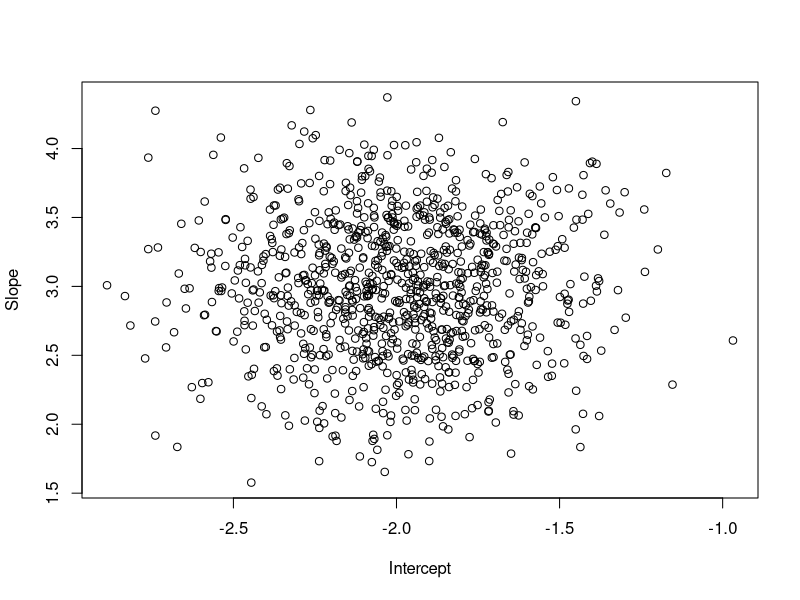
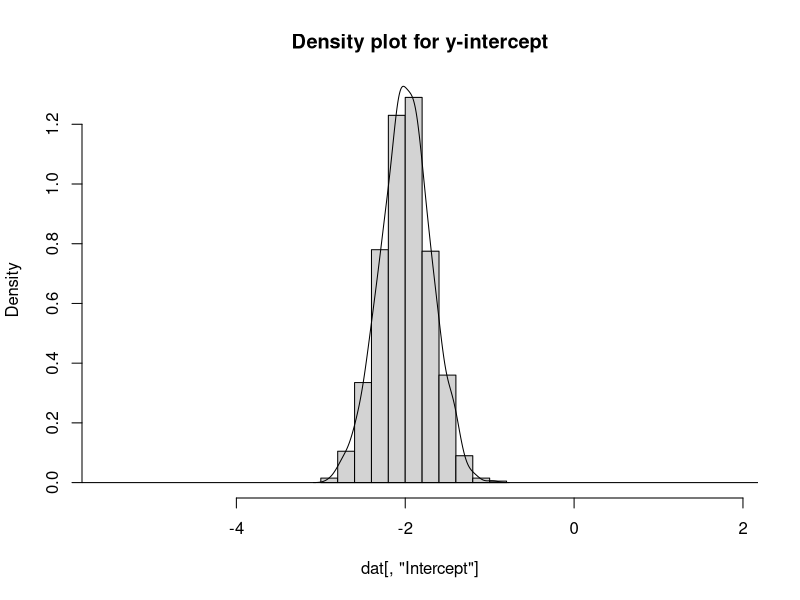
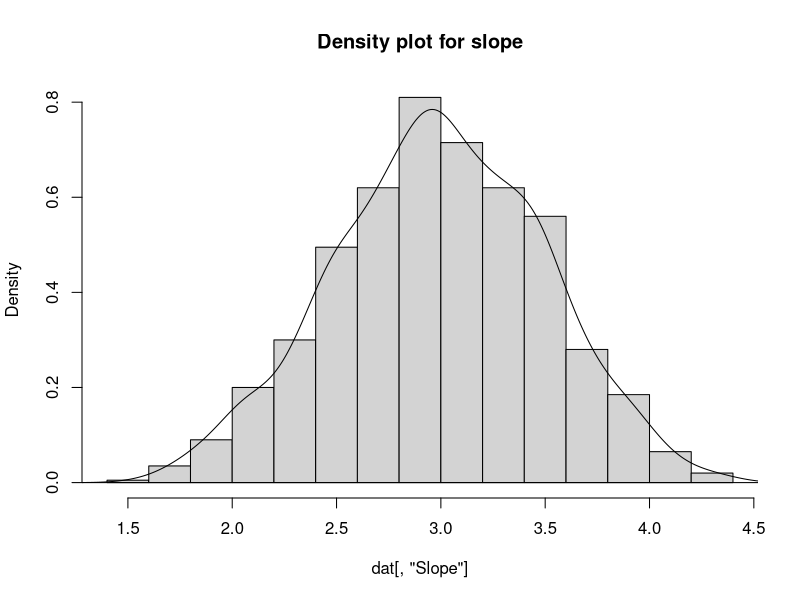
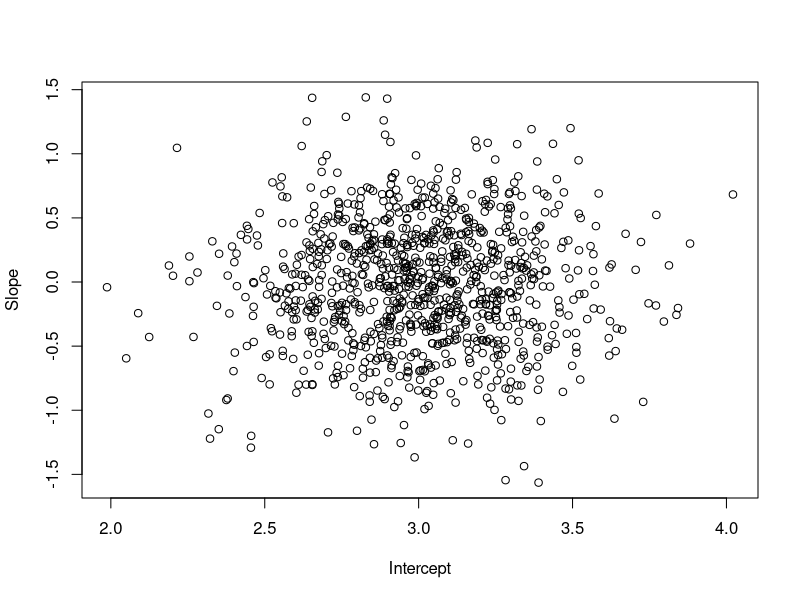
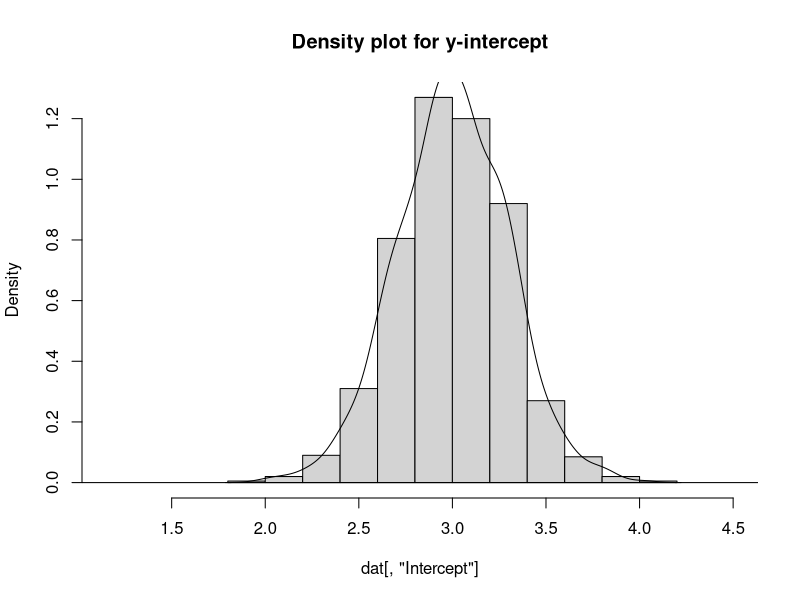
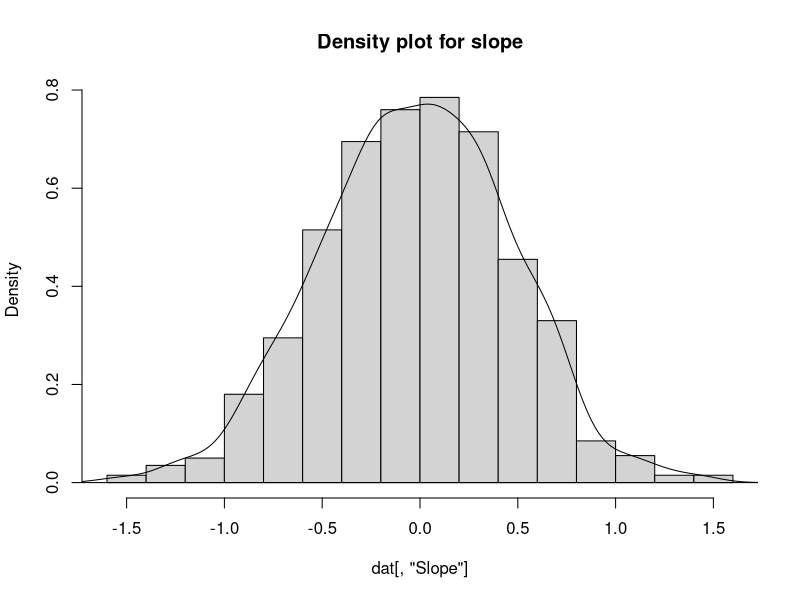
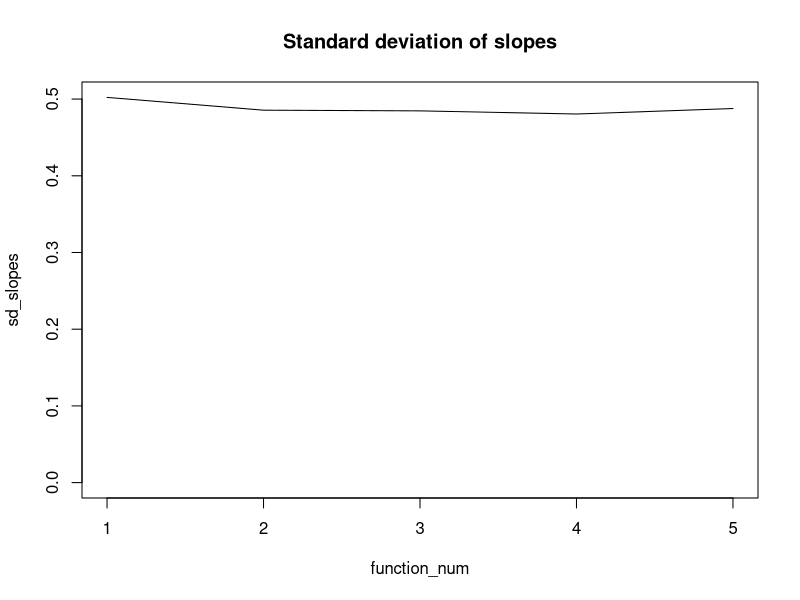
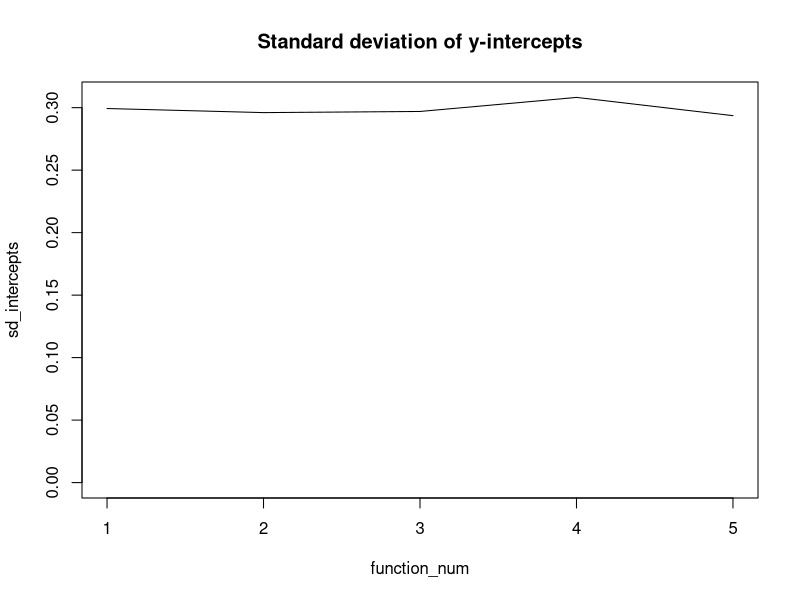

R code for these plots, in order:
## ---- chunk 1
knitr::opts_chunk$set(echo = TRUE)
library(tidyverse)

# Set up my table with provided data
mytab <- read_tsv("classA7.dat", col_names = FALSE)
mytab <- t(apply(mytab, c(1, 2), function(x) eval(parse(text = x))))
colnames(mytab) <- c("X", "Y")
rownames(mytab) <- NULL
## ---- chunk 2
f1 <- function(x) -2 + (3*x)
f2 <- function(x) 3
f3 <- function(x) (6*(x**2)) + (3*x) + 3
f4 <- function(x) (10*x) + 3
f5 <- function(x) (-4 * x) - 6

makeFakeData <- function(f) {
    f(mytab[,1]) + rnorm(n = length(mytab[,1]), mean = 0, sd = 1)
}
## ---- chunk 3
funclist <- list(f1, f2, f3, f4, f5)
means_slopes <- integer(length(funclist))
means_intercepts <- integer(length(funclist))
sd_slopes <- integer(length(funclist))
sd_intercepts <- integer(length(funclist))

#print.noquote(funclist[1])
func_ind <- 1
for (fn in funclist) {
  dat = matrix(nrow = 1000, ncol = 2)
  for ( k in 1:1000 ) {
    fakedat <- makeFakeData(fn)
    dat[k,] <- coef(lm( fakedat ~ mytab[,1] ))
  }

  colnames(dat) <- c("Intercept", "Slope")
  if (func_ind < 3) {
    plot(dat)
    densities <- density(dat[,"Intercept"])
    hist(dat[,"Intercept"], freq = FALSE,  main = "Density plot for y-intercept", xlim = c(min(fakedat), max(fakedat)))
    lines(densities)
    abline(a=0, b = 0)
    print.noquote(paste("Function number", func_ind))
    
    densities <- density(dat[,"Slope"])
    hist(dat[,"Slope"], freq = FALSE,  main = "Density plot for slope")
    lines(densities)
    abline(a=0, b = 0)
    print.noquote(paste("Function number", func_ind))
  }
  
  means_intercepts[func_ind] <- mean(dat[,"Intercept"])
  means_slopes[func_ind] <- mean(dat[,"Slope"])
  sd_intercepts[func_ind] <- sd(dat[,"Intercept"])
  sd_slopes[func_ind] <- sd(dat[,"Slope"])
  print.noquote(paste("Mean of the intercept:", means_intercepts[func_ind]))
  print.noquote(paste("Variance of the intercept:", means_slopes[func_ind]))
  print.noquote(paste("Mean of the slope:", sd_slopes[func_ind]))
  print.noquote(paste("Variance of the slope:", sd_intercepts[func_ind]))
  print.noquote("")
 
  
  func_ind <- func_ind + 1
}

## ---- chunk 4
function_num <- 1:length(sd_slopes)
plot(sd_slopes ~ function_num, type = 'l', ylim = c(0, max(sd_slopes)), main = "Standard deviation of slopes")
plot(sd_intercepts ~ function_num, type = 'l', ylim =  c(0, max(sd_intercepts)), main = "Standard deviation of y-intercepts")
plot(means_slopes ~ function_num, type = 'l', main = "Means of slopes")
plot(means_intercepts ~ function_num, type = 'l', main = "Means of y-intercepts")
## ---- chunk 5
covariance <- cov(dat[,"Slope"], dat[,"Intercept"])
print(paste("Covariance between slope and intercept", covariance))

realdat_coefs <- coef( lm( mytab[,2] ~ mytab[,1]) )

Vc0 <- round(mean(sd_intercepts)**2, 6)
Vc1<- round(mean(sd_slopes)**2, 6)
print.noquote(paste0("V(f(x)) = ", Vc0, " + ", Vc1, "x^2 + ", "0"))
## ---- chunk 6
bottom_int <- realdat_coefs[1] + (realdat_coefs[2] * mytab[,1]) + (1.65 * sqrt(Vc0 + Vc1 * (mytab[,1]**2) ))
top_int <- realdat_coefs[1] + (realdat_coefs[2] * mytab[,1]) - (1.65 * sqrt(Vc0 + Vc1 * (mytab[,1]**2) ))

plot( mytab[,1], bottom_int, type = 'l', col = "red")
abline(lm( mytab[,2] ~ mytab[,1]))
lines( mytab[,1], top_int, col = "red")
points(mytab[,1], mytab[,2])
